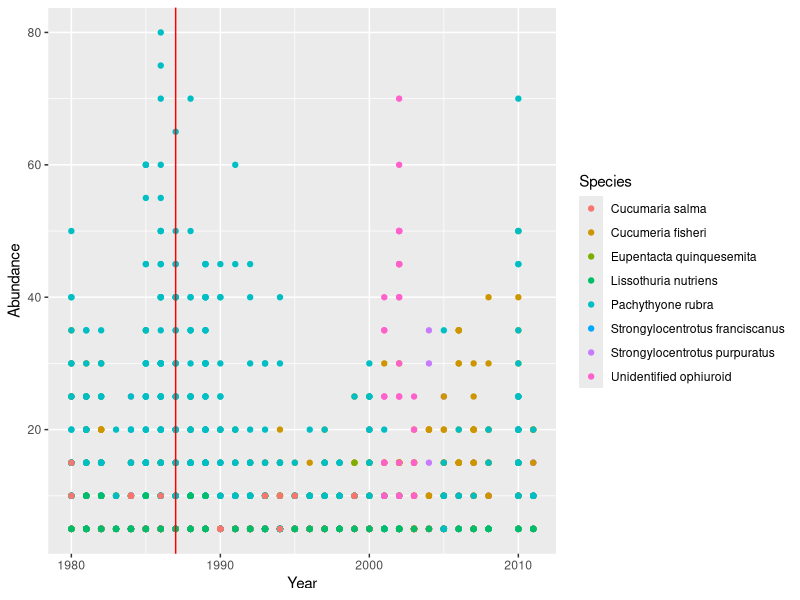
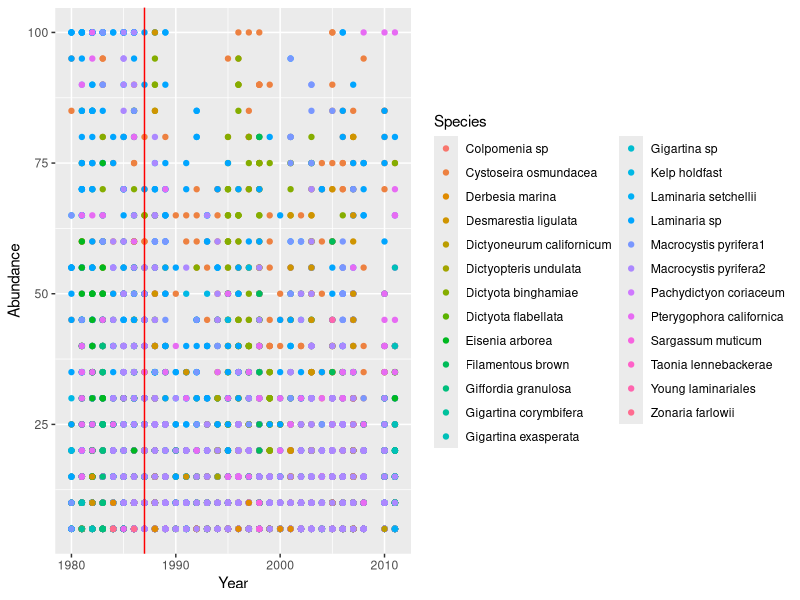

Reproduce these figures in R, in order.
## ---- chunk 1
knitr::opts_chunk$set(echo = TRUE)
library(tidyverse)
library(ggplot2)
library(dplyr)
## ---- chunk 2
kelp <-read.csv("final_rawdata.csv",stringsAsFactors = TRUE)
unique(kelp$GENUS_SPECIES)
## ---- chunk 3

## Removing Columns
kelp_cleaned <- kelp %>% 
                  select(-SAMPLE_DESC,
                         -BIOMAS)


## Renaming Columns
kelp_cleaned <- kelp_cleaned %>% 
                        rename(Abundance = ABUNDANCE, 
                               Species = `GENUS_SPECIES`,
                               Plot = PLOT,
                               Latitude = LATITUDE,
                               Longitude = LONGITUDE,
                               Day = DAY, 
                               Month = MONTH,
                               Year = YEAR) 

## Adding Date Column
kelp_cleaned['Date'] <- NA
kelp_cleaned$Date<-as.Date(with(kelp_cleaned,paste(Year,Month,Day,sep="-")),"%Y-%m-%d")


## Adding Phylum Column
phylum <- read.csv("phylum.csv", stringsAsFactors = TRUE)
kelp_cleaned <- left_join(kelp_cleaned, phylum, by="Species")



## Organizing Columns
kelp_cleaned = select(kelp_cleaned, Abundance, Phylum, Species, Plot, Latitude, Longitude, Date, Year, Month, Day)


head(kelp_cleaned)
## ---- chunk 4
ggplot(subset(kelp_cleaned, Phylum %in% "Echinodermata"),
       aes(Year, Abundance)) +
  geom_point(aes(color = Species)) +
  geom_vline(xintercept= 1987, color= 'red')
## ---- chunk 5
ggplot(subset(kelp_cleaned, Phylum %in% "Phaeophyta"),
       aes(Year, Abundance)) +
  geom_point(aes(color = Species)) +
  geom_vline(xintercept= 1987, color= 'red')
